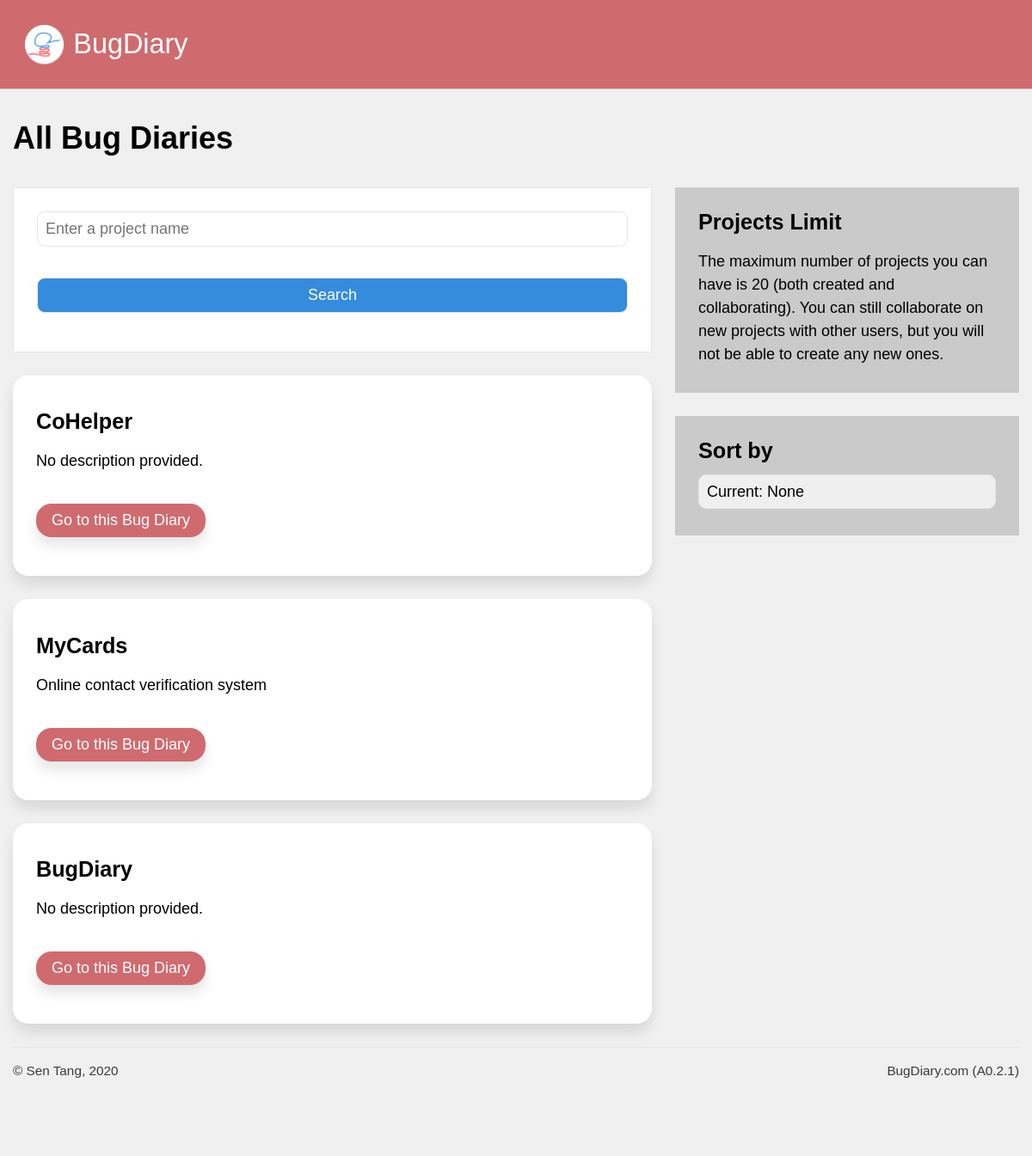
Page /users/all_projects (signed in) on the committed database.
### application/models.py (models this page shows, shortened)
class Projects(db.Model):
    id  = db.Column(db.Integer, primary_key = True, nullable = False)
    url = db.Column(db.String(22), index = True, unique = True, nullable = False)
    name = db.Column(db.String(100), nullable = False)
    description = db.Column(db.Text, nullable = False)
    creation_date = db.Column(db.DateTime, index = True, nullable = False)
    expiry_date = db.Column(db.DateTime, index = True, nullable = False)
    status = db.Column(db.String(10), nullable = False)
    access_code = db.Column(db.String(50), nullable = True)
    last_activity = db.Column(db.DateTime(), default = dt.datetime.now())
    memo = db.Column(db.String(500), default = "Post a memo here!")
    owner = db.Column(db.Integer, db.ForeignKey('users.id')) #linked
    bugs = db.relationship('Bugs', backref = 'containing_project', cascade = "all,delete")
    locations = db.relationship('Project_bug_locations', backref = 'locations_in', cascade = "all,delete")
    types = db.relationship('Project_bug_types', backref = 'types_in', cascade = "all,delete")
    settings = db.relationship('Project_settings', backref = 'settings_for', cascade = "all,delete", uselist = False)
    blog_posts = db.relationship('Blog_posts', backref= 'post_target', cascade = "all,delete")

### application/users/views.py (the view)
@users.route('/all_projects')
@login_required
def all_projects():
    page = request.args.get('page', default = 1, type = int)
    order = request.args.get('order', default = "recency")
    per_page = request.args.get('per_page', default = 5, type = int)
    if request.args.get('order'):
        if request.args.get('order') == "alphabetical":
            all_projects = current_user.collab_projects.order_by(Projects.name.asc()).paginate(page, per_page, False)
        elif request.args.get('order') == "recency":
            all_projects = current_user.collab_projects.order_by(Projects.last_activity.asc()).paginate(page, per_page, False)
        elif request.args.get('order') == "creation":
            all_projects = current_user.collab_projects.order_by(Projects.id.asc()).paginate(page, per_page, False)
    else:
        all_projects = current_user.collab_projects.order_by(Projects.id.desc()).paginate(page, per_page, False)
    result_count = current_user.collab_projects.order_by(Projects.id.desc()).count()
    next_url = url_for('users.all_projects', page = all_projects.next_num) if all_projects.has_next else None
    prev_url = url_for('users.all_projects', page = all_projects.prev_num) if all_projects.has_prev else None
    return render_template('all_projects.html', user = current_user, projects = all_projects, prev_url = prev_url, next_url = next_url)

### application/models.py (called while the page is built)
@login_manager.user_loader
def load_user(user_id):
    return Users.query.get(user_id)

### application/users/templates/users/all_projects.html (shortened to what this page needs)
{% extends 'confined.html' %}
{% import 'macros.html' as macros %}
{% block main %}
<h1>All Bug Diaries</h1>
<div class="main-aside">
    <main>
        {{ macros.search(projects.items) }}
        {% for project in projects.items %}
        <div class="rounded shadowed bg-white block">
            <h3>{{project.name}}</h3>
            <p>
                {% if project.description != "" %}
                {{project.description}}
                {% else %}
                No description provided.
                {%endif%}
            </p>
            <a href="{{ url_for('projects.dashboard', project_url = project.url) }}" class="button-primary rounded shadowed">Go to this Bug Diary</a>
        </div>
        {% endfor %}
    </main>
    <aside>
        <div class="sidebar-block bg-gray">
            <h3>Projects Limit</h3>
            <p>
                The maximum number of projects you can have is 20 (both created and collaborating). You can still collaborate on new projects with other users, but you will not be able to create any new ones.
            </p>
        </div>
        <div class="sidebar-block bg-gray">
            <h3>Sort by</h3>
            <select onchange="location = '?order=' + this.value;">
                <option value="{{ request.args.get('order') }}">Current: {{ request.args.get('order') }}</option>
            </select>
        </div>
    </aside>
</div>
{% endblock %}

### application/static/css/unilay5.css (style rules this page uses)
body { font-size: 18px; font-family: sans-serif; color: #000; margin: 0; padding: 0; background-color: #f0f0f0; }
p { line-height: 150%; }
main a.button-secondary, main a.button-primary { padding: 0.5em 1em; text-decoration: none; margin: 1em auto; display: inline-block; text-align: center; }
main a.button-primary { background-color: #cf6b6e; color: #fff; }
a:link, a:visited { color: #ff3939; }
h2, h3, h4, h5 { margin: 0.5em 0; }
h1 { color: inherit; font-size: 2em; margin: 1em 0; }
h3 { color: inherit; font-size: 1.4em; }
.block { padding: 1.5em; margin-bottom: 1.5em; }
.sidebar-block { padding: 0.75em 1.5em; margin-bottom: 1.5em; }
.aside-main, .main-aside { display: grid; grid-gap: 1.5em; }
.aside-main main, .main-aside main { grid-area: main; }
.aside-main aside, .main-aside aside { grid-area: aside; }
.main-aside { grid-template-areas: "main aside"; grid-template-columns: auto 400px; }
.rounded { border-radius: 1em 1em 1em 1em; -moz-border-radius: 1em 1em 1em 1em; -webkit-border-radius: 1em 1em 1em 1em; }
.shadowed { -webkit-box-shadow: 0px 10px 15px 0px rgba(0, 0, 0, 0.1); -moz-box-shadow: 0px 10px 15px 0px rgba(0, 0, 0, 0.1); box-shadow: 0px 10px 15px 0px rgba(0, 0, 0, 0.1); }
.bg-white { background-color: #fff; }
.bg-gray { background-color: #cacaca; }
input[type=text], input[type=number], input[type=submit], input[type=password], select, textarea, .button-styled { font-size: 1em; padding: 0.5em; -webkit-appearance: none; -moz-appearance: none; appearance: none; width: 100%; border: 1px solid; font-family: inherit; margin-bottom: 1em; border-color: #e6e6e6; -webkit-box-sizing: border-box; -moz-box-sizing: border-box; box-sizing: border-box; border-radius: 0.5em 0.5em 0.5em 0.5em; -moz-border-radius: 0.5em 0.5em 0.5em 0.5em; -webkit-border-radius: 0.5em 0.5em 0.5em 0.5em; }
.button-primary { background-color: #cf6b6e; color: #fff; }

### rows in the picture
Projects: name "CoHelper", description "No description provided."
Projects: name "MyCards", description "Online contact verification system"
Projects: name "BugDiary", description "No description provided."

### other values in the picture
{{ version }} "A0.2.1"
